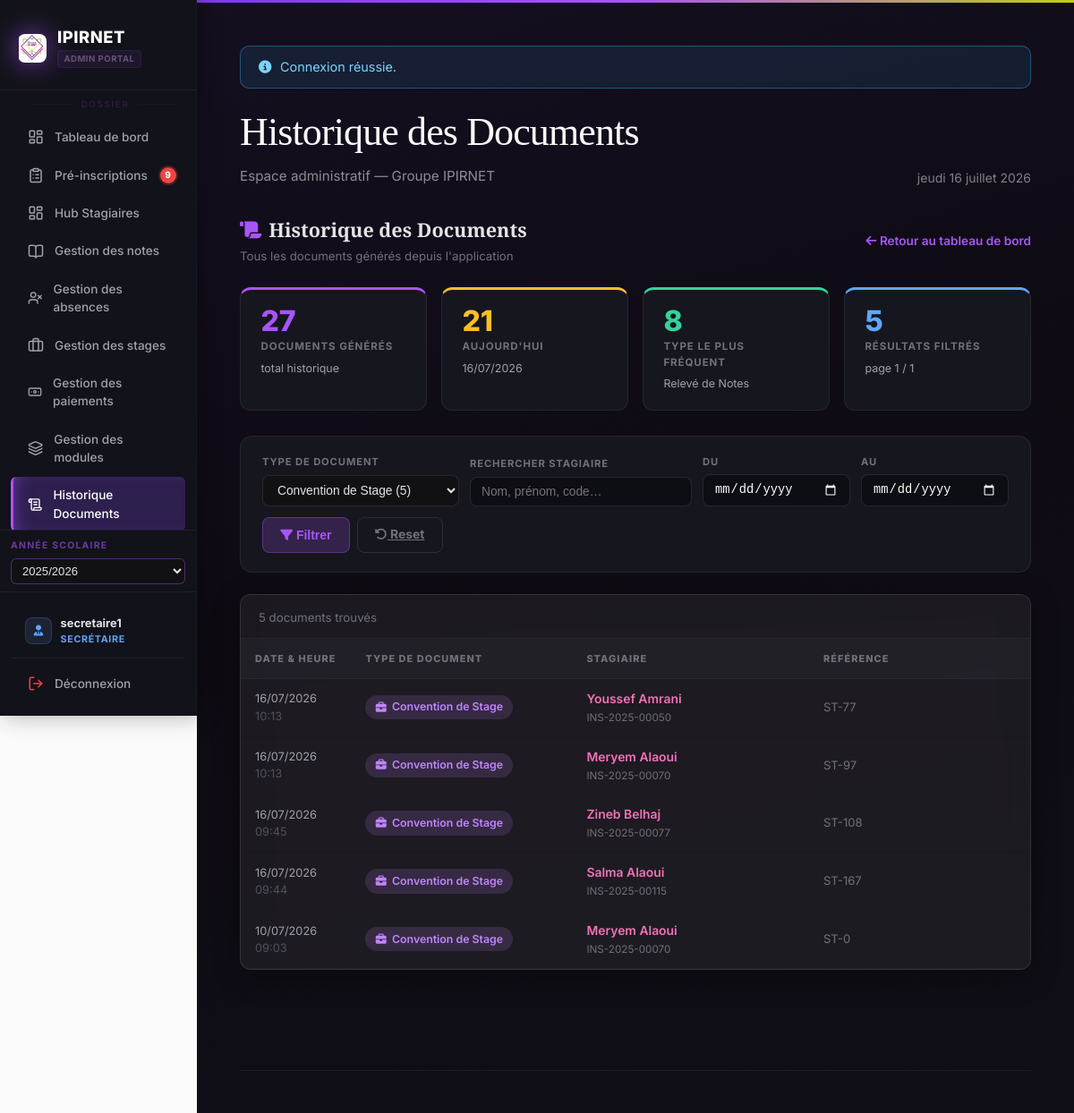
Page /gestion_des_stagiaires/historique_documents.php?type=convention_stage (signed in) on the committed database.
### tables this page shows
CREATE TABLE `documents_generes` (
  `id_gen` int(10) UNSIGNED NOT NULL,
  `type_document` enum('certificat_scolarite','billet_excuse','etat_mensualites','releve_notes','bulletin','attestation_reussite','convention_stage','fiche_inscription','recu_paiement','fiche_preinscription','liste_stagiaires','etat_paiement','rapport_individuel','etat_paiements_annuel','autre') NOT NULL DEFAULT 'autre',
  `id_stagiaire` int(10) UNSIGNED NOT NULL,
  `reference` varchar(64) DEFAULT NULL,
  `genere_le` datetime NOT NULL DEFAULT current_timestamp()
);

CREATE TABLE `stagiaires` (
  `id_stagiaire` int(10) UNSIGNED NOT NULL,
  `num_inscri` varchar(32) NOT NULL,
  `cin` varchar(8) DEFAULT NULL,
  `nom` varchar(100) NOT NULL,
  `prenom` varchar(100) NOT NULL,
  `date_naissance` date DEFAULT NULL,
  `adresse` varchar(512) DEFAULT NULL,
  `email` varchar(255) DEFAULT NULL,
  `telephone` varchar(15) DEFAULT NULL,
  `telephone_parent` varchar(15) DEFAULT NULL COMMENT 'CDC fiche inscription',
  `nom_tuteur` varchar(255) DEFAULT NULL COMMENT 'Père ou tuteur',
  `sexe` varchar(1) NOT NULL DEFAULT 'M' COMMENT 'M = Masculin, F = Féminin',
  `photo` varchar(512) DEFAULT NULL,
  `date_inscription` date NOT NULL,
  `id_classe` int(10) UNSIGNED NOT NULL,
  `created_at` timestamp NOT NULL DEFAULT current_timestamp(),
  `updated_at` timestamp NULL DEFAULT NULL ON UPDATE current_timestamp(),
  `remise_mensuelle` decimal(10,2) NOT NULL DEFAULT 0.00
);

### gestion_des_stagiaires/includes/helpers.php (called while the page is built, shortened)
<?php
function gds_fix_text(string $texte): string
{
    if ($texte === '') {
        return $texte;
    }
    $texte = str_replace("\u{FFFD}", '?', $texte);
    $corrections = [
        "é" => "é",
        "è" => "è",
        "ê" => "ê",
        "ë" => "ë",
        "Sp?cialis?e"        => "Spécialisée",
        "sp?cialis?e"        => "spécialisée",
        "Sp?cialis?"         => "Spécialisé",
        "sp?cialis?"         => "spécialisé",
        "Sp?cialis"          => "Spécialis",
        "sp?cialis"          => "spécialis",
        "T?l?communication"  => "Télécommunication",
        "t?l?communication"  => "télécommunication",
        "T?l?phone"          => "Téléphone",
        "t?l?phone"          => "téléphone",
        "D?veloppement"      => "Développement",
        "d?veloppement"      => "développement",
        "D?velopper"         => "Développer",
        "d?velopper"         => "développer",
        "S?curit?"           => "Sécurité",
        "s?curit?"           => "sécurité",
        "?l?ves"             => "élèves",
        "?l?ve"              => "élève",
        "?tablissement"      => "établissement",
        "g?n?rale"           => "générale",
        "G?n?rale"           => "Générale",
        "g?n?ral"            => "général",
        "G?n?ral"            => "Général",
        "p?riode"            => "période",
        "P?riode"            => "Période",
        "g?n?ration"         => "génération",
        "G?n?ration"         => "Génération",
        "?veloppement"       => "éveloppement",
        "?velopper"          => "évelopper",
        "Donn?es"            => "Données",
        "donn?es"            => "données",
        "R?seau"             => "Réseau",
        "r?seau"             => "réseau",
        "Spécialis?e"        => "Spécialisée",
        "spécialis?e"        => "spécialisée",
        "Spécialis?"         => "Spécialisé",
        "spécialis?"         => "spécialisé",
        "stagi?re"           => "stagiaire",
        "?cole"              => "école",
        "P?dagogie"          => "Pédagogie",
        "p?dagogie"          => "pédagogie",
        "1?re"               => "1ère",
        "2?me"               => "2ème",
        "3?me"               => "3ème",
        "Ann?e"              => "Année",
        "ann?e"              => "année",
        "Â"                  => "",
    ];
    for ($passe = 0; $passe < 4; $passe++) {
        $resultat = strtr($texte, $corrections);
        if ($resultat === $texte) {
            break;
        }
        $texte = $resultat;
    }
    return $texte;
}
function h(string $texte): string
{
    return htmlspecialchars(gds_fix_text($texte), ENT_QUOTES | ENT_SUBSTITUTE, 'UTF-8');
}

### gestion_des_stagiaires/historique_documents.php (the view, shortened to what this page needs)
<?php
require __DIR__ . '/includes/bootstrap.php';
function libelleType(string $cleType, array $carteLabelTypes): string
{
    if (isset($carteLabelTypes[$cleType])) {
        return $carteLabelTypes[$cleType];
    }
    return trim($cleType) !== '' ? ucfirst(str_replace('_', ' ', $cleType)) : 'Inconnu';
}
$carteLabelTypes = [
    'certificat_scolarite' => 'Certificat de Scolarité',
    'billet_excuse'        => "Billet d'Excuse",
    'etat_mensualites'     => 'État des Mensualités',
    'fiche_inscription'    => "Fiche d'Inscription",
    'recu_paiement'        => 'Reçu de Paiement',
    'releve_notes'         => 'Relevé de Notes',
    'bulletin'             => 'Bulletin',
    'attestation_reussite' => 'Attestation de Réussite',
    'convention_stage'     => 'Convention de Stage',
    'fiche_preinscription' => 'Fiche de Pré-inscription',
    'liste_stagiaires'     => 'Liste des Stagiaires',
    'etat_paiement'        => 'État de Paiement',
    'rapport_individuel'   => 'Rapport Individuel',
    'autre'                => 'Autre',
];
$carteIconesTypes = [
    'certificat_scolarite' => ['fa-graduation-cap',        'rgba(168,85,247,0.15)',  '#a855f7'],
    'billet_excuse'        => ['fa-file-circle-exclamation','rgba(248,113,113,0.15)','#f87171'],
    'etat_mensualites'     => ['fa-file-invoice-dollar',   'rgba(16,185,129,0.15)',  '#10b981'],
    'fiche_inscription'    => ['fa-user-plus',             'rgba(96,165,250,0.15)',  '#60a5fa'],
    'recu_paiement'        => ['fa-receipt',               'rgba(52,211,153,0.15)',  '#34d399'],
    'releve_notes'         => ['fa-table-list',            'rgba(251,191,36,0.15)',  '#fbbf24'],
    'bulletin'             => ['fa-chart-bar',             'rgba(56,189,248,0.15)',  '#38bdf8'],
    'attestation_reussite' => ['fa-award',                 'rgba(74,222,128,0.15)',  '#4ade80'],
    'convention_stage'     => ['fa-briefcase',             'rgba(192,132,252,0.15)', '#c084fc'],
    'fiche_preinscription' => ['fa-clipboard-list',        'rgba(251,146,60,0.15)',  '#fb923c'],
    'liste_stagiaires'     => ['fa-users',                 'rgba(129,140,248,0.15)', '#818cf8'],
    'etat_paiement'        => ['fa-file-invoice',          'rgba(244,114,182,0.15)', '#f472b6'],
    'rapport_individuel'   => ['fa-file-lines',            'rgba(251,146,60,0.15)',  '#fb923c'],
    'autre'                => ['fa-file',                  'rgba(113,113,122,0.15)', '#71717a'],
];
$iconeParDefaut = ['fa-file', 'rgba(113,113,122,0.15)', '#71717a'];
$filtreType      = trim((string)($_GET['type'] ?? ''));
$filtreRecherche = trim((string)($_GET['q']    ?? ''));
$filtreDepuis    = trim((string)($_GET['from'] ?? ''));
$filtreJusquA    = trim((string)($_GET['to']   ?? ''));
$pageCourante = max(1, (int)($_GET['p'] ?? 1));
$parPage      = 40;
$conditionsSql = ['1=1'];
$parametresSql = [];
if ($filtreType !== '') {
    $conditionsSql[] = 'd.type_document = ?';
    $parametresSql[] = $filtreType;
}
$clauseWhere = implode(' AND ', $conditionsSql);
$totalDocuments      = (int)$pdo->query("SELECT COUNT(*) FROM documents_generes")->fetchColumn();
$documentsAujourdhui = (int)$pdo->query(
    "SELECT COUNT(*) FROM documents_generes WHERE DATE(genere_le) = CURDATE()"
)->fetchColumn();
$ligneTypePlusFrequent = $pdo->query(
    "SELECT type_document, COUNT(*) AS nombre
       FROM documents_generes
      GROUP BY type_document
      ORDER BY nombre DESC
      LIMIT 1"
)->fetch();
$codeTypePlusFrequent  = $ligneTypePlusFrequent ? (string)$ligneTypePlusFrequent['type_document'] : '';
$nombreTypePlusFrequent = $ligneTypePlusFrequent ? (int)$ligneTypePlusFrequent['nombre'] : 0;
$reqNombreTotal = $pdo->prepare(
    "SELECT COUNT(*)
       FROM documents_generes d
       JOIN stagiaires s ON s.id_stagiaire = d.id_stagiaire
      WHERE $clauseWhere"
);
$reqNombreTotal->execute($parametresSql);
$totalFiltres = (int)$reqNombreTotal->fetchColumn();
$totalPages   = max(1, (int)ceil($totalFiltres / $parPage));
$pageCourante = min($pageCourante, $totalPages);
$decalage     = ($pageCourante - 1) * $parPage;
$reqDocuments = $pdo->prepare(
    "SELECT d.id_gen, d.type_document, d.reference, d.genere_le,
            s.id_stagiaire, s.nom, s.prenom, s.num_inscri
       FROM documents_generes d
       JOIN stagiaires s ON s.id_stagiaire = d.id_stagiaire
      WHERE $clauseWhere
      ORDER BY d.id_gen DESC
      LIMIT $parPage OFFSET $decalage"
);
$reqDocuments->execute($parametresSql);
$listeDocuments = $reqDocuments->fetchAll();
$repartitionTypes = $pdo->query(
    "SELECT type_document, COUNT(*) AS nombre
       FROM documents_generes
      GROUP BY type_document
      ORDER BY nombre DESC"
)->fetchAll();
require __DIR__ . '/includes/header.php';
?>
<div class="hist-shell">
    <div style="display:flex;align-items:center;justify-content:space-between;flex-wrap:wrap;gap:1rem;margin-bottom:1.5rem;">
        <div>
            <h1 style="font-size:1.35rem;font-weight:800;color:#e4e4e7;margin:0 0 0.2rem;">
                <i class="fa-solid fa-scroll" style="color:#a855f7;margin-right:0.5rem;"></i>Historique des Documents
            </h1>
            <p style="color:#71717a;font-size:0.83rem;margin:0;">Tous les documents générés depuis l'application</p>
        </div>
        <a href="index.php" style="color:#a855f7;font-size:0.85rem;font-weight:600;text-decoration:none;">
            <i class="fa-solid fa-arrow-left"></i> Retour au tableau de bord
        </a>
    </div>
    <div class="hist-stats">
        <div class="hist-stat" style="border-top:3px solid #a855f7;">
            <div class="hist-stat__val" style="color:#a855f7;"><?= number_format($totalDocuments) ?></div>
            <div class="hist-stat__lbl">Documents générés</div>
            <div class="hist-stat__sub">total historique</div>
        </div>
        <div class="hist-stat" style="border-top:3px solid #fbbf24;">
            <div class="hist-stat__val" style="color:#fbbf24;"><?= number_format($documentsAujourdhui) ?></div>
            <div class="hist-stat__lbl">Aujourd'hui</div>
            <div class="hist-stat__sub"><?= date('d/m/Y') ?></div>
        </div>
        <div class="hist-stat" style="border-top:3px solid #34d399;">
            <div class="hist-stat__val" style="color:#34d399;"><?= number_format($nombreTypePlusFrequent) ?></div>
            <div class="hist-stat__lbl">Type le plus fréquent</div>
            <div class="hist-stat__sub">
                <?= $codeTypePlusFrequent !== ''
                    ? h(libelleType($codeTypePlusFrequent, $carteLabelTypes))
                    : '—' ?>
            </div>
        </div>
        <div class="hist-stat" style="border-top:3px solid #60a5fa;">
            <div class="hist-stat__val" style="color:#60a5fa;"><?= number_format($totalFiltres) ?></div>
            <div class="hist-stat__lbl">Résultats filtrés</div>
            <div class="hist-stat__sub">page <?= $pageCourante ?> / <?= $totalPages ?></div>
        </div>
    </div>
    <div class="hist-filter">
        <form method="get" action="historique_documents.php" id="hist-filter-form">
        <div class="hist-filter__grid">
            <div class="hist-filter__field" style="max-width:220px;">
                <label>Type de document</label>
                <select name="type">
                    <?php foreach ($repartitionTypes as $typeCompte):
                        $cleType     = (string)$typeCompte['type_document'];
                        $libType     = libelleType($cleType, $carteLabelTypes);
                    ?>
                    <option value="<?= h($cleType) ?>" <?= $filtreType === $cleType ? 'selected' : '' ?>>
                        <?= h($libType) ?> (<?= (int)$typeCompte['nombre'] ?>)
                    </option>
                    <?php endforeach; ?>
                </select>
            </div>
            <div class="hist-filter__field">
                <label>Rechercher stagiaire</label>
                <input type="search" name="q" value="<?= h($filtreRecherche) ?>" placeholder="Nom, prénom, code…">
            </div>
            <div class="hist-filter__field" style="max-width:165px;">
                <label>Du</label>
                <input type="date" name="from" value="<?= h($filtreDepuis) ?>">
            </div>
            <div class="hist-filter__field" style="max-width:165px;">
                <label>Au</label>
                <input type="date" name="to" value="<?= h($filtreJusquA) ?>">
            </div>
            <div style="display:flex;gap:0.5rem;padding-bottom:2px;">
                <button type="submit" class="hist-btn">
                    <i class="fa-solid fa-filter"></i> Filtrer
                </button>
                <?php if ($filtreType !== '' || $filtreRecherche !== '' || $filtreDepuis !== '' || $filtreJusquA !== ''): ?>
                <a href="historique_documents.php" class="hist-btn ghost">
                    <i class="fa-solid fa-rotate-left"></i> Reset
                </a>
                <?php endif; ?>
            </div>
        </div>
        </form>
    </div>
    <div class="card" style="padding:0;overflow:hidden;">
        <?php if (empty($listeDocuments)): ?>
        <div class="hist-empty">
            <i class="fa-solid fa-scroll"></i>
            Aucun document trouvé pour ces critères.
        </div>
        <?php else: ?>
        <div style="padding:1rem 1.25rem 0.75rem;border-bottom:1px solid rgba(255,255,255,0.05);display:flex;align-items:center;justify-content:space-between;flex-wrap:wrap;gap:0.5rem;">
            <span style="font-size:0.83rem;color:#71717a;">
                <?= number_format($totalFiltres) ?> document<?= $totalFiltres !== 1 ? 's' : '' ?> trouvé<?= $totalFiltres !== 1 ? 's' : '' ?>
            </span>
        </div>
        <div class="hist-table-wrap">
            <table class="hist-table">
                <thead>
                    <tr>
                        <th style="width:14%;">Date &amp; heure</th>
                        <th style="width:28%;">Type de document</th>
                        <th style="width:30%;">Stagiaire</th>
                        <th>Référence</th>
                    </tr>
                </thead>
                <tbody>
                <?php foreach ($listeDocuments as $doc):
                    $cleType         = (string)$doc['type_document'];
                    $libelleDocument = libelleType($cleType, $carteLabelTypes);
                    $icone           = $carteIconesTypes[$cleType] ?? $iconeParDefaut;
                    $urlHubStagiaire = 'stagiaires.php?id=' . (int)$doc['id_stagiaire'];
                    $dateGeneration  = strtotime((string)$doc['genere_le']);
                ?>
                <tr>
                    <td style="color:#a1a1aa;font-size:0.8rem;white-space:nowrap;">
                        <?= date('d/m/Y', $dateGeneration) ?><br>
                        <span style="color:#52525b;"><?= date('H:i', $dateGeneration) ?></span>
                    </td>
                    <td>
                        <span class="doc-type-badge" style="background:<?= $icone[1] ?>;color:<?= $icone[2] ?>;">
                            <i class="fa-solid <?= $icone[0] ?>" style="font-size:0.75rem;"></i>
                            <?= h($libelleDocument) ?>
                        </span>
                    </td>
                    <td>
                        <a href="<?= $urlHubStagiaire ?>" class="stag-link" target="_blank">
                            <?= h(trim($doc['prenom'] . ' ' . $doc['nom'])) ?>
                        </a>
                        <?php if (!empty($doc['num_inscri'])): ?>
                        <div class="num-inscri"><?= h((string)$doc['num_inscri']) ?></div>
                        <?php endif; ?>
                    </td>
                    <td style="color:#71717a;font-size:0.82rem;">
                        <?= $doc['reference'] !== null
                            ? h((string)$doc['reference'])
                            : '<span style="color:#3f3f46;">—</span>' ?>
                    </td>
                </tr>
                <?php endforeach; ?>
                </tbody>
            </table>
        </div>
        <?php endif; ?>
    </div>
</div>
<?php require __DIR__ . '/includes/footer.php'; ?>

### rows in the picture
documents_generes: genere_le "16/07/2026", genere_le "10:13", type_document "Convention de Stage", id_stagiaire.nom "Youssef Amrani", id_stagiaire.num_inscri "INS-2025-00050", reference "ST-77"
documents_generes: genere_le "16/07/2026", genere_le "10:13", type_document "Convention de Stage", id_stagiaire.nom "Meryem Alaoui", id_stagiaire.num_inscri "INS-2025-00070", reference "ST-97"
documents_generes: genere_le "16/07/2026", genere_le "09:45", type_document "Convention de Stage", id_stagiaire.nom "Zineb Belhaj", id_stagiaire.num_inscri "INS-2025-00077", reference "ST-108"
documents_generes: genere_le "16/07/2026", genere_le "09:44", type_document "Convention de Stage", id_stagiaire.nom "Salma Alaoui", id_stagiaire.num_inscri "INS-2025-00115", reference "ST-167"
documents_generes: genere_le "10/07/2026", genere_le "09:03", type_document "Convention de Stage", id_stagiaire.nom "Meryem Alaoui", id_stagiaire.num_inscri "INS-2025-00070", reference "ST-0"

### other values in the picture
$notifDots['demandes'] "9"
$__nomUtilisateur "secretaire1"
$__libelleRole "SECRÉTAIRE"
$flash['msg'] "Connexion réussie."
$pageTitle "Historique des Documents"
$gdsFrenchDate() "jeudi 16 juillet 2026"
$totalDocuments "27"
$documentsAujourdhui "21"
$nombreTypePlusFrequent "8"
libelleType($codeTypePlusFrequent, $carteLabelTypes) "Relevé de Notes"
$totalFiltres "5"
$pageCourante "1"
$totalPages "1"
form field global_annee_value "2025/2026"
form field type "Convention de Stage (5)"
